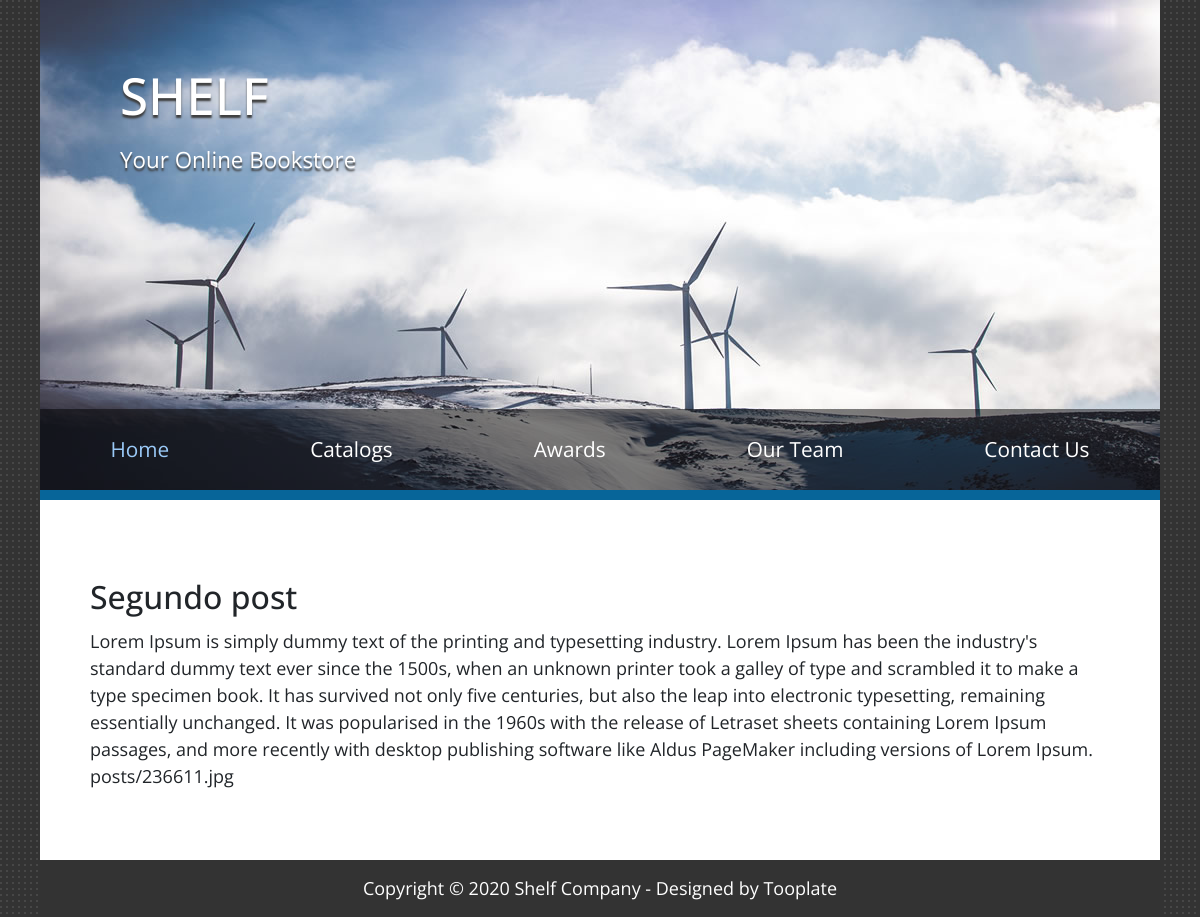
The app's page /blog/post/2/ with its own data.
### website/models.py (models this page shows, shortened)
class Post(models.Model):
    title = models.CharField(max_length=100)
    sub_title = models.CharField(max_length=200)
    content = models.TextField()
    categories = models.CharField(
        max_length=2,
        choices=Categorias.choices,
        default=Categorias.GR,
    )
    imagem = models.ImageField(upload_to='posts', null=True, blank=True)
    def full_name(self):
        return self.title + self.sub_title
    full_name.admin_order_field = 'title'

### website/views.py (the view)
# urls.py: path('post/<int:id>/', post_detail, name='post_detail')
def post_detail(request, id):
    post = Post.objects.get(id=id)
    return render(request, 'post_detail.html', {'post': post})

### website/templates/post_detail.html (shortened to what this page needs)
{% extends "base.html" %}
{% block content %}
    <h2>{{ post.title }}</h2>
    {{ post.content }}
    {{post.imagem}}
{% endblock %}

### website/static/css/tooplate-style.css (style rules this page uses)
body { font-family: 'Open Sans', Helvetica, Arial, sans-serif; font-size: 18px; background: url('../img/shelf-bg.jpg'); padding: 0 15px; overflow-x: hidden; }
h1, h2, h3, h4, h5, h6 { line-height: 1.4; }

### records on screen
Post: title "Segundo post", content "Lorem Ipsum is simply dummy text of the printing and typesetting industry. Lorem Ipsum has been the industry's standard dummy text ever since the 1500s, when an unknown printer took a galley of type and scrambled it to make a type specimen book. It has survived not only five centuries, but also the leap into electronic typesetting, remaining essentially unchanged. It was popularised in the 1960s with the release of Letraset sheets containing Lorem Ipsum passages, and more recently with desktop publishing software like Aldus PageMaker including versions of Lorem Ipsum.", imagem "posts/236611.jpg"
